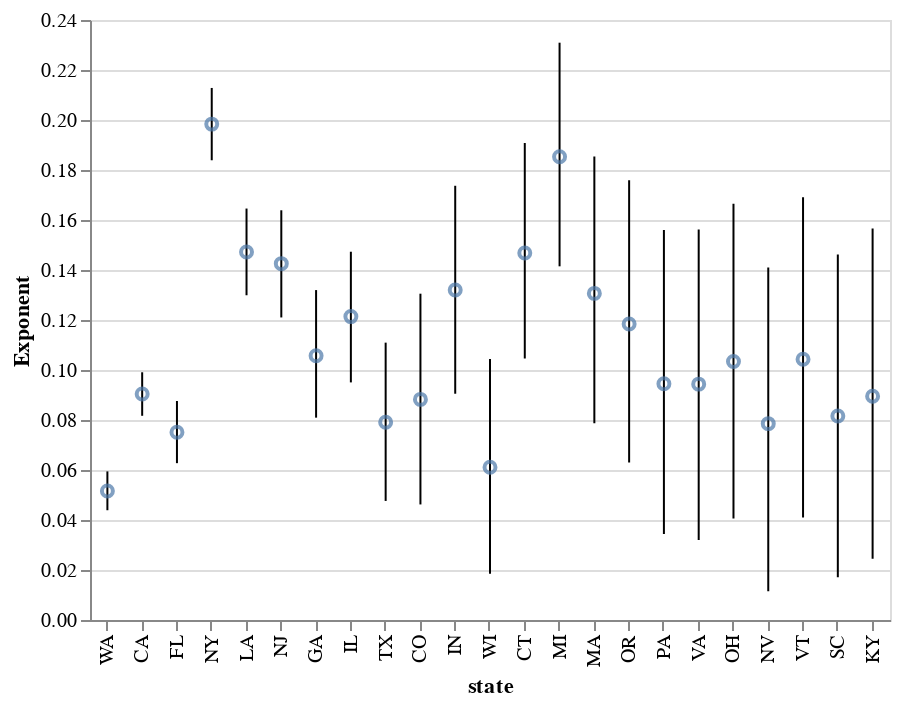

The notebook cell this image was saved under:
### Markdown cell above
### Coefs

### Code cell
color = 'dvers'
x = 'state'
y = 'Estimate'

m2_coefs = (
    pd.read_feather(data_dir / "mort_m2_coef.fth")
    .sort_values("Est.Error", ascending=True)
    .reset_index(drop=1)
)

pdf = m2_coefs

h = Chart(pdf).mark_point().encode(
    x=A.X(x, title=x, sort=None),
    y=A.Y(y, title='Exponent'),
    tooltip=[x, y]
)

herr = h.mark_errorbar().encode(y=A.Y('Q2.5', title='Exponent'), y2='Q97.5')
# (h + h.mark_point()).interactive()
herr + h

### Figure 1 — Vega-Lite specification as saved in the notebook (floating-point values rounded to 4 significant figures)
{"$schema": "https://vega.github.io/schema/vega-lite/v3.4.0.json", "config": {"mark": {"tooltip": null}, "view": {"height": 300, "width": 400}}, "data": {"name": "data-349b94b0ee5627f1f45c8c48831a1866"}, "datasets": {"data-349b94b0ee5627f1f45c8c48831a1866": [{"Est.Error": 0.003899, "Estimate": 0.05163, "Q2.5": 0.04391, "Q97.5": 0.05944, "state": "WA"}, {"Est.Error": 0.004375, "Estimate": 0.09038, "Q2.5": 0.08169, "Q97.5": 0.09909, "state": "CA"}, {"Est.Error": 0.006424, "Estimate": 0.07512, "Q2.5": 0.06274, "Q97.5": 0.08759, "state": "FL"}, {"Est.Error": 0.007485, "Estimate": 0.1984, "Q2.5": 0.1839, "Q97.5": 0.2128, "state": "NY"}, {"Est.Error": 0.008853, "Estimate": 0.1472, "Q2.5": 0.1299, "Q97.5": 0.1646, "state": "LA"}, {"Est.Error": 0.0108, "Estimate": 0.1425, "Q2.5": 0.121, "Q97.5": 0.1639, "state": "NJ"}, {"Est.Error": 0.01305, "Estimate": 0.1057, "Q2.5": 0.08094, "Q97.5": 0.132, "state": "GA"}, {"Est.Error": 0.01324, "Estimate": 0.1214, "Q2.5": 0.09504, "Q97.5": 0.1473, "state": "IL"}, {"Est.Error": 0.01605, "Estimate": 0.07907, "Q2.5": 0.04762, "Q97.5": 0.1109, "state": "TX"}, {"Est.Error": 0.02113, "Estimate": 0.08824, "Q2.5": 0.04622, "Q97.5": 0.1305, "state": "CO"}, {"Est.Error": 0.02117, "Estimate": 0.132, "Q2.5": 0.09051, "Q97.5": 0.1737, "state": "IN"}, {"Est.Error": 0.02185, "Estimate": 0.06109, "Q2.5": 0.01853, "Q97.5": 0.1044, "state": "WI"}, {"Est.Error": 0.0224, "Estimate": 0.1468, "Q2.5": 0.1046, "Q97.5": 0.1908, "state": "CT"}, {"Est.Error": 0.02319, "Estimate": 0.1853, "Q2.5": 0.1415, "Q97.5": 0.2309, "state": "MI"}, {"Est.Error": 0.02756, "Estimate": 0.1306, "Q2.5": 0.07867, "Q97.5": 0.1854, "state": "MA"}, {"Est.Error": 0.02801, "Estimate": 0.1184, "Q2.5": 0.06302, "Q97.5": 0.1759, "state": "OR"}, {"Est.Error": 0.0311, "Estimate": 0.09453, "Q2.5": 0.03443, "Q97.5": 0.156, "state": "PA"}, {"Est.Error": 0.03131, "Estimate": 0.09434, "Q2.5": 0.03204, "Q97.5": 0.1562, "state": "VA"}, {"Est.Error": 0.03168, "Estimate": 0.1034, "Q2.5": 0.04055, "Q97.5": 0.1665, "state": "OH"}, {"Est.Error": 0.03218, "Estimate": 0.07855, "Q2.5": 0.01154, "Q97.5": 0.141, "state": "NV"}, {"Est.Error": 0.03257, "Estimate": 0.1043, "Q2.5": 0.04102, "Q97.5": 0.1691, "state": "VT"}, {"Est.Error": 0.0326, "Estimate": 0.08163, "Q2.5": 0.01711, "Q97.5": 0.1462, "state": "SC"}, {"Est.Error": 0.03414, "Estimate": 0.08951, "Q2.5": 0.02452, "Q97.5": 0.1566, "state": "KY"}]}, "layer": [{"encoding": {"tooltip": [{"field": "state", "type": "nominal"}, {"field": "Estimate", "type": "quantitative"}], "x": {"field": "state", "sort": null, "title": "state", "type": "nominal"}, "y": {"field": "Q2.5", "title": "Exponent", "type": "quantitative"}, "y2": {"field": "Q97.5"}}, "mark": "errorbar"}, {"encoding": {"tooltip": [{"field": "state", "type": "nominal"}, {"field": "Estimate", "type": "quantitative"}], "x": {"field": "state", "sort": null, "title": "state", "type": "nominal"}, "y": {"field": "Estimate", "title": "Exponent", "type": "quantitative"}}, "mark": "point"}]}
